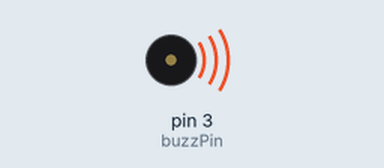
Bench run of a sketch on a simulated Arduino Uno, built with avr-gcc and run on an emulated ATmega328P. On the bench: buzzer (waves = sounding).

Above: at 0.7 s.
Timing chart, 0 to 8.0 s (numbered marks = the images above):
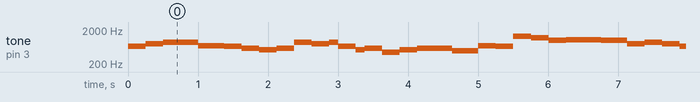

Measured:
- by itself, tone on pin 3 (buzzPin): plays 659 Hz for 0.25 s, 784 Hz for 0.25 s, 880 Hz for 0.50 s, 698 Hz for 0.38 s, 659 Hz for 0.25 s, 587 Hz for 0.25 s … (447 notes in this stretch)

The sketch:

Practice_2_Tones.ino
```cpp
// Music sheet: https://youtu.be/yyW7IHfgL1A
#define NOTE_B0 31
#define NOTE_C1 33
#define NOTE_CS1 35
#define NOTE_D1 37
#define NOTE_DS1 39
#define NOTE_E1 41
#define NOTE_F1 44
#define NOTE_FS1 46
#define NOTE_G1 49
#define NOTE_GS1 52
#define NOTE_A1 55
#define NOTE_AS1 58
#define NOTE_B1 62
#define NOTE_C2 65
#define NOTE_CS2 69
#define NOTE_D2 73
#define NOTE_DS2 78
#define NOTE_E2 82
#define NOTE_F2 87
#define NOTE_FS2 93
#define NOTE_G2 98
#define NOTE_GS2 104
#define NOTE_A2 110
#define NOTE_AS2 117
#define NOTE_B2 123
#define NOTE_C3 131
#define NOTE_CS3 139
#define NOTE_D3 147
#define NOTE_DS3 156
#define NOTE_E3 165
#define NOTE_F3 175
#define NOTE_FS3 185
#define NOTE_G3 196
#define NOTE_GS3 208
#define NOTE_A3 220
#define NOTE_AS3 233
#define NOTE_B3 247
#define NOTE_C4 262
#define NOTE_CS4 277
#define NOTE_D4 294
#define NOTE_DS4 311
#define NOTE_E4 330
#define NOTE_F4 349
#define NOTE_FS4 370
#define NOTE_G4 392
#define NOTE_GS4 415
#define NOTE_A4 440
#define NOTE_AS4 466
#define NOTE_B4 494
#define NOTE_C5 523
#define NOTE_CS5 554
#define NOTE_D5 587
#define NOTE_DS5 622
#define NOTE_E5 659
#define NOTE_F5 698
#define NOTE_FS5 740
#define NOTE_G5 784
#define NOTE_GS5 831
#define NOTE_A5 880
#define NOTE_AS5 932
#define NOTE_B5 988
#define NOTE_C6 1047
#define NOTE_CS6 1109
#define NOTE_D6 1175
#define NOTE_DS6 1245
#define NOTE_E6 1319
#define NOTE_F6 1397
#define NOTE_FS6 1480
#define NOTE_G6 1568
#define NOTE_GS6 1661
#define NOTE_A6 1760
#define NOTE_AS6 1865
#define NOTE_B6 1976
#define NOTE_C7 2093
#define NOTE_CS7 2217
#define NOTE_D7 2349
#define NOTE_DS7 2489
#define NOTE_E7 2637
#define NOTE_F7 2794
#define NOTE_FS7 2960
#define NOTE_G7 3136
#define NOTE_GS7 3322
#define NOTE_A7 3520
#define NOTE_AS7 3729
#define NOTE_B7 3951
#define NOTE_C8 4186
#define NOTE_CS8 4435
#define NOTE_D8 4699
#define NOTE_DS8 4978

#define buzzPin 3
int duration = 2000;
float dot = 0.50;

int melody[] = {
  NOTE_E5,
  NOTE_G5,

  NOTE_A5,
  NOTE_F5,
  NOTE_F5,
  NOTE_E5,
  NOTE_D5,
  NOTE_C5,
  NOTE_D5,
  NOTE_A5,

  NOTE_G5,
  NOTE_A5,
  NOTE_E5,
  NOTE_E5,
  NOTE_C5,
  NOTE_D5,
  NOTE_C5,
  NOTE_A4,
  NOTE_C5,

  NOTE_D5,
  NOTE_B4,
  NOTE_B4,
  NOTE_F5,
  NOTE_E5,
  NOTE_E6,
  NOTE_D6,
  NOTE_B5,

  NOTE_C6,
  NOTE_B5,
  NOTE_B5,
  NOTE_G5,
  NOTE_A5,
  NOTE_G5,
  NOTE_E5,
  NOTE_G5,

  NOTE_A5,
  NOTE_F5,
  NOTE_F5,
  NOTE_E5,
  NOTE_D5,
  NOTE_B5,
  NOTE_A5,
  NOTE_G5,

  NOTE_G5,
  NOTE_A5,
  NOTE_B5,
  NOTE_C6,
  NOTE_E5,
  NOTE_D5,
  NOTE_D5,
};

float noteDenominations[] = {
  8,
  8,

  8 * dot,
  16,
  8,
  8,
  8,
  8,
  8,
  8,

  8,
  16,
  16,
  16,
  16,
  8,
  2 * 500 + 500,
  8,
  8,

  8 * dot,
  16,
  8,
  8,
  8,
  8,
  8,
  8,

  8 * dot,
  16,
  8,
  8,
  8,
  8,
  8,
  8,

  8 * dot,
  16,
  8,
  8,
  8,
  8,
  8,
  8,

  8,
  8,
  8,
  8,
  8,
  8,
  8,
};

int melodySize = sizeof(melody) / sizeof(melody[0]);

void setup() {
  // put your setup code here, to run once:
  pinMode(buzzPin, OUTPUT);
}

void loop() {
  // put your main code here, to run repeatedly:
  for (int i = 0; i < melodySize; i++) {
    int noteDuration = duration / noteDenominations[i];
    tone(buzzPin, melody[i], noteDuration);
    delay(noteDuration);
    noTone(buzzPin);
  }
}
```
